Frame 1 (no input): blank canvas, image omitted
Frame 60 (the mouse pressed at the canvas centre just before this capture): blank canvas, image omitted
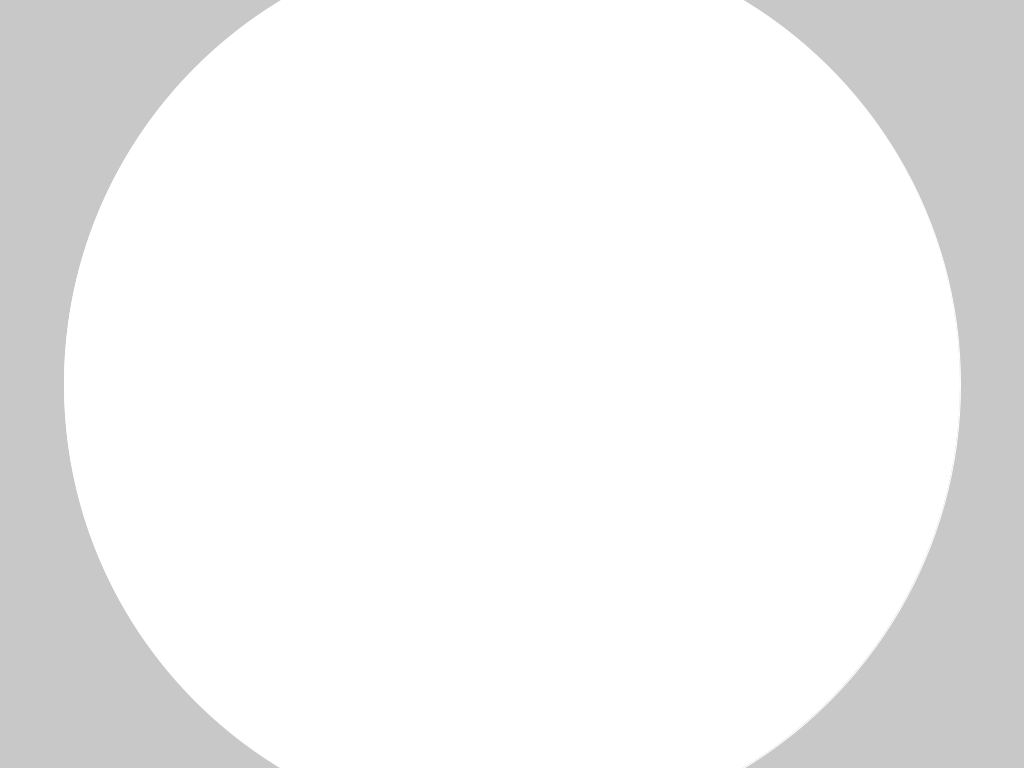
Frame 120 (the mouse held since frame 60 and released just before this capture)

The Processing sketch whose frames 1 and 60 were blank and that drew this single picture after the mouse press (run headless with seeded random() and noise(); from frame 60 on, the mouse is pressed at the canvas centre):

// Processing sketch: processing_1397
// ── processing_1397.pde

/**
 * Patterns. 
 * 
 * Move the cursor over the image to draw with a software tool 
 * which responds to the speed of the mouse. 
 */
 
void setup()
{
  size(1024, 768);
  background(200);
  smooth();
}

void draw() 
{
  // Call the variableEllipse() method and send it the
  // parameters for the current mouse position
  // and the previous mouse position
  variableEllipse(mouseX, mouseY, pmouseX, pmouseY);
}


// The simple method variableEllipse() was created specifically 
// for this program. It calculates the speed of the mouse
// and draws a small ellipse if the mouse is moving slowly
// and draws a large ellipse if the mouse is moving quickly 

void variableEllipse(int x, int y, int px, int py) 
{
  float speed = abs(x-px) + abs(y-py);
  stroke(speed);
  ellipse(x, y, speed, speed);
}
